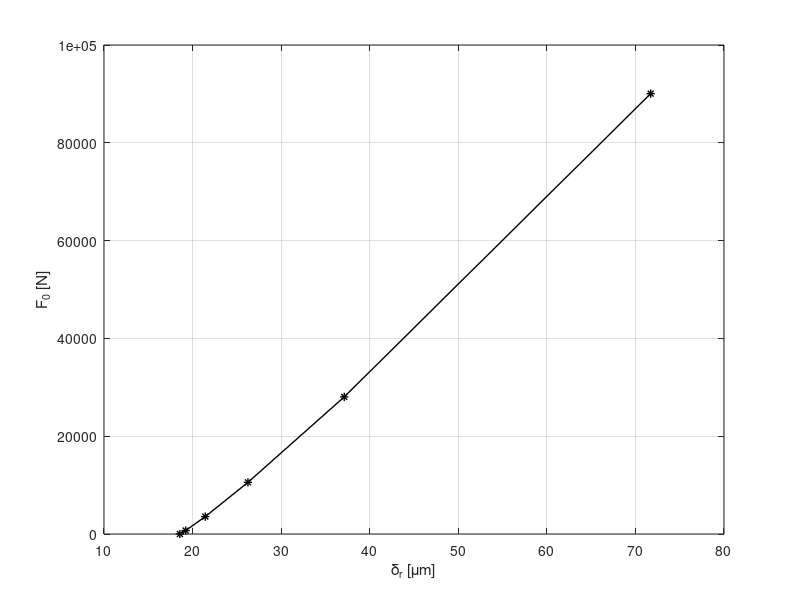
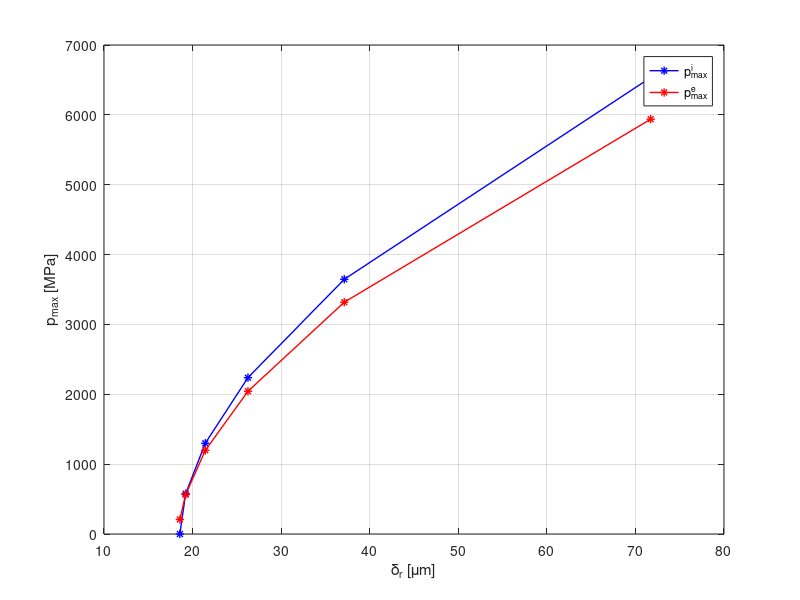
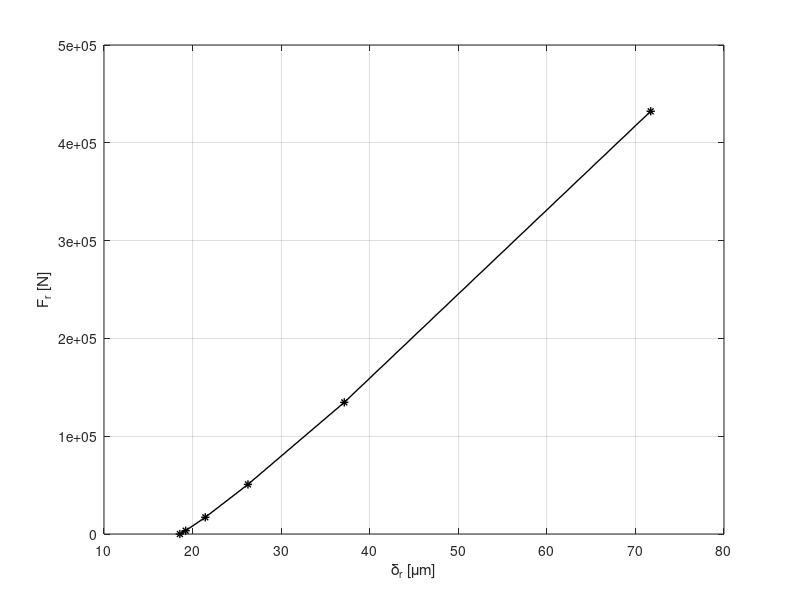
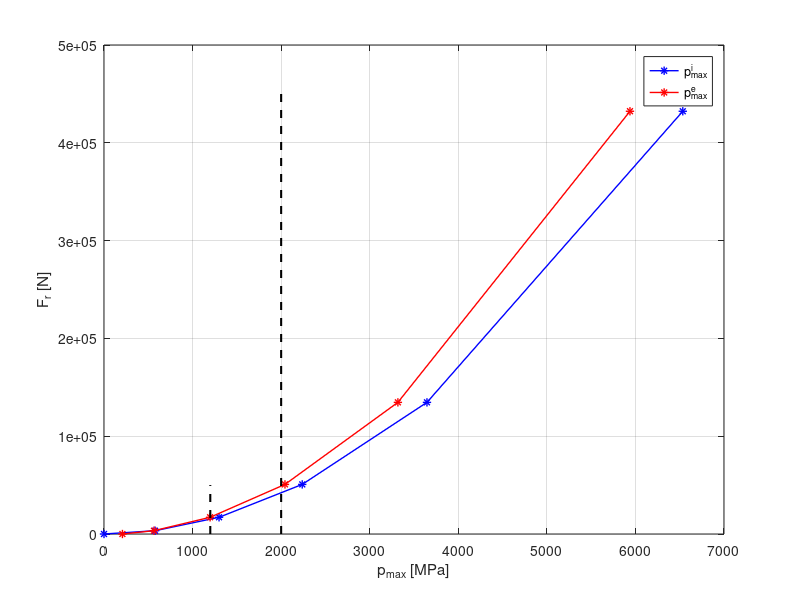

Recreate these plots in MATLAB, in order.
clear all
close all
% clc
% DATI
d = 100; %mm
D = 150; %mm
di = 113e-3; %m
de = 137e-3; %m
B = 19e-3; %m
dr = 12e-3; %m
lr = 14e-3; %m
l_eff = 13.6e-3; %m
z = 24;
E = 2e05; %MPa
v = 0.3; 
alpha = 12e-6; %°C^-1
rho = 7800; %kg/m^3
omega_rpm = 8000; %rpm
omega = omega_rpm*2*pi/60; %rad/s
dai = 70; %mm
dae = 100; %mm
D_g_forz = -58; %μm
DeltaT_i = 70; %°C
DeltaT_e = 40; %°C
D_g_temp = -45; %μm

% Scelta classe di gioco radiale (pag 425 e non 415)
D_g = abs(D_g_forz + D_g_temp); %μm
% Classe C4
g_min = 105; %μm
g_max = 140; %μm
%g = g_min-D_g; %μm
g = g_max-D_g; %μm

%% TABELLA
% - Forza centrifuga blocco slide 2 pag. 40-42
V = (pi*(dr^2)/4)*lr; % m^3
m_r = rho*V; %kg
r_R = (di+de)/4; %m 
v_R = omega*(di/2)/2; %velocità gabbia (v_R)
omega_r = v_R/r_R;
Fc = m_r*(r_R)*omega_r^2; %N  OK

n = 1.11; %cilindro (Slide 21)
Ko = (((B)^0.8)/3.84e-5)^n; % B
Ki = Ko;
delta_oc = (Fc/Ko)^(1/n); % unità di misura boh?

zr = 1:2:11; %numero di rulli in contatto
psi_max = ((zr-1)/(2*z))*2*pi; %rad
psi_deg = psi_max*180/pi; %deg
delta_r = (g/2+delta_oc)./cos(psi_max); %micron


% phi=0 e trovo F0
F0 = zeros(1,length(zr));
for j=1:length(zr)
    f = @(x) (x/Ki).^(1/n) + ((x+Fc)/Ko).^(1/n)-delta_r(j)+g/2;
    F0(j) = fzero(f,[0; 1000000]);
    x = linspace(0,10000);
end

figure(1)
plot(delta_r,F0,'-*k','Linewidth',1)
xlabel('\delta_{r} [\mum]')
ylabel('F_0 [N]')
grid on

% Calcolo pmax interna
alpha_xi = 1/(dr*1000); % 1/mm
beta_xi = 1/(di*1000); % 1/mm
bi = sqrt(((4*F0)/(pi*(l_eff*1000)))*((1-v^2)/E)/(alpha_xi+beta_xi));
pmax_i = 2*F0./(pi*(l_eff*1000)*bi); %MPa
pmax_i(isnan(pmax_i))=0;

% Calcolo pmax esterna
alpha_xe = 1/(dr*1000); % 1/mm
beta_xe = -1/(de*1000); % 1/mm
be = sqrt(((4*(F0+Fc))/(pi*(l_eff*1000)))*((1-v^2)/E)/(alpha_xe+beta_xe));
pmax_e = 2*(F0+Fc)./(pi*(l_eff*1000)*be); %MPa


figure(2)
plot(delta_r,pmax_i,'-*b','Linewidth',1)
hold on
plot(delta_r,pmax_e,'-*r','Linewidth',1)
xlabel('\delta_{r} [\mum]')
ylabel('p_{max} [MPa]')
legend('p_{max}^{i}', 'p_{max}^{e}')
grid on


% Calcolo Fr
% Fr = zeros(1,length(zr));
% for j = 1:length(zr)
%     fun = @(x) (((cos(x)-cos(psi_max(j)))/(1-cos(psi_max(j)))).^n).*cos(x);
%     Fr(j) = ((F0(j)*z)/(2*pi))*integral(fun,-psi_max(j),psi_max(j));
% end
% Fr(isnan(Fr))=0;
Fr=F0.*(z/5); % stribeck

figure(3)
plot(delta_r,Fr,'-*k','Linewidth',1)
xlabel('\delta_{r} [\mum]')
ylabel('F_r [N]')
grid on

Rp02 = 1200; %[MPa]
inc_snerv = 2000;
figure(5)
plot(pmax_i,Fr,'-*b','Linewidth',1)
hold on
plot(pmax_e,Fr,'-*r','Linewidth',1)
hold on 
plot([Rp02 Rp02],[0 50000],'--k','Linewidth',1.5)
hold on 
plot([inc_snerv inc_snerv],[0 450000],'--k','Linewidth',1.5)
ylabel('F_{r} [N]')
xlabel('p_{max} [MPa]')
legend('p_{max}^{i}', 'p_{max}^{e}')
xlim([0 7000])
grid on




disp(['zr           ',num2str(zr)]);
disp(['ψ_{max}      ',num2str(psi_deg)]);
disp(['δr           ',num2str(delta_r)]); %micrometri
disp(['F0           ',num2str(F0)]);
disp(['p_{max}^{i}  ',num2str(pmax_i)]);
disp(['p_{max}^{e}  ',num2str(pmax_e)]);
disp(['Fr           ',num2str(Fr)]);



figure(6)
plot(delta_r,F0,'-*b','Linewidth',1)
hold on
plot(delta_r,Fr,'-*r','Linewidth',1)
ylabel('F [N]')
xlabel('\delta_{r} [\mum]')
legend('F_0', 'F_r','Location','northeast')
grid on












